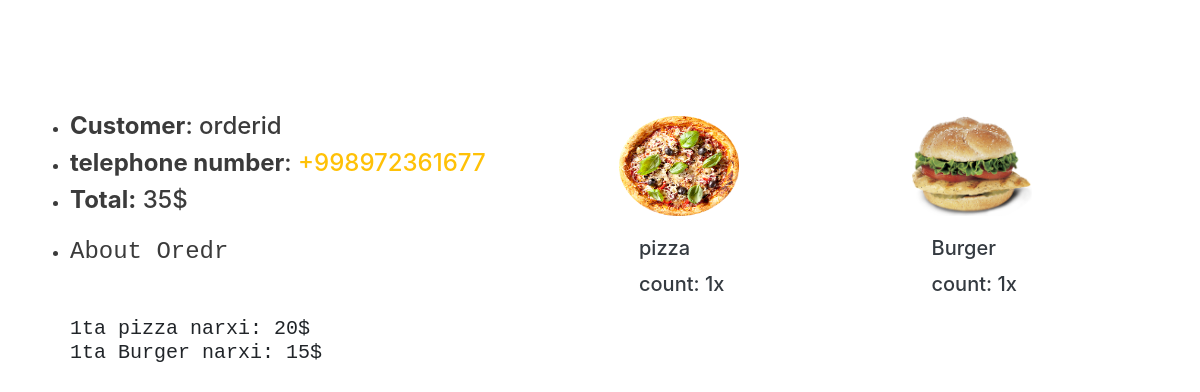
The page /superadmin/17 on the database its author committed.
### main/models.py (models this page shows, shortened)
class Order(models.Model):
    customer = models.CharField('buyurtmachi', max_length=25)
    tel = models.PositiveIntegerField('tel', default=0)
    order = models.ManyToManyField(Cart)
    text = models.TextField('*')
    total = models.PositiveIntegerField(default=0)
    is_arrived = models.BooleanField(default=False)
    class Meta:
        ordering = ["-id"]

class Cart(models.Model):
    product = models.ForeignKey(Product, on_delete=CASCADE)
    count = models.PositiveIntegerField('soni',default=0)

class Product(models.Model):
    name = models.CharField('nomi', max_length=25)
    slug = models.SlugField('*', max_length=25)
    image = models.ImageField("Product image", upload_to='product_images/')
    category = models.ForeignKey(Tag, on_delete=CASCADE)
    price = models.PositiveIntegerField("Price", default=0)
    description = models.TextField("About product")

### main/views.py (the view)
# urls.py: path("superadmin/<int:num>", views.CheckView, name='superadmin'),
def CheckView(request, num):
    order = Order.objects.get(id=num)
    return render(request, 'superadmin/customer.html', {'order': order})

### main/context_pro.py (called while the page is built)
def view_all(request):
    context = {
        "categories": Tag.objects.all(),
        "products": Product.objects.select_related("category").all()
    }
    return context

### templates/superadmin/customer.html (shortened to what this page needs)
<!DOCTYPE html>
<html lang="en">
<head>
    <link rel="stylesheet" type="text/css" href="/static/css/bootstrap.css">
</head>
<body>
    <div class="container" style="padding: 7rem 0;">
        <div class="row">
            <div class="col-md-6">
                <ul>
                    <li><h4><strong>Customer</strong>: {{order.customer}}</h4></li>
                    <li><h4><strong>telephone number</strong>: <a href="+998{{order.tel}}" class="text-warning">+998{{order.tel}}</a></h4></li>
                    <li><h4><strong>Total:</strong> {{order.total}}$</h4></li>
                    <li class="mt-4"><pre><h4>About Oredr</h4>
                            <h5>{{order.text}}</h5>
                    </li></pre>
                </ul>
            </div>
            <div class="col-md-6">
                <div class="row">
                    {% for i in order.order.all %}
                    <div class="col">
                        <div class="card d-flex m-1" style="border: none !important;">
                            <a href="/detail/{{i.product.slug}}" class="text-dark">
                                <img class="card-img-top" src="{{i.product.image.url}}" alt="Card image cap" style="width: 120px; height: 100px;">
                                <div class="card-body">
                                    <h5 class="card-title">{{i.product.name}}</h5>
                                    <h5>count: {{i.count}}x</h5>
                                </div>
                            </a>
                        </div>
                    </div>
                    {% endfor %}
                </div>
            </div>
        </div>
    </div>
</body>
</html>

### templates/superadmin/customer.html (style rules this page uses)
body, ul, li, h4 { color: #3b3b3b !important; }
html { overflow-x: hidden; }
body { overflow-x: hidden !important; }

### rows shown on the page
Order: customer "orderid", tel "972361677", total "35", text "1ta pizza narxi: 20$ 1ta Burger narxi: 15$"
Cart: product.image (picture), product.name "pizza", count "1"
Cart: product.image (picture), product.name "Burger", count "1"
